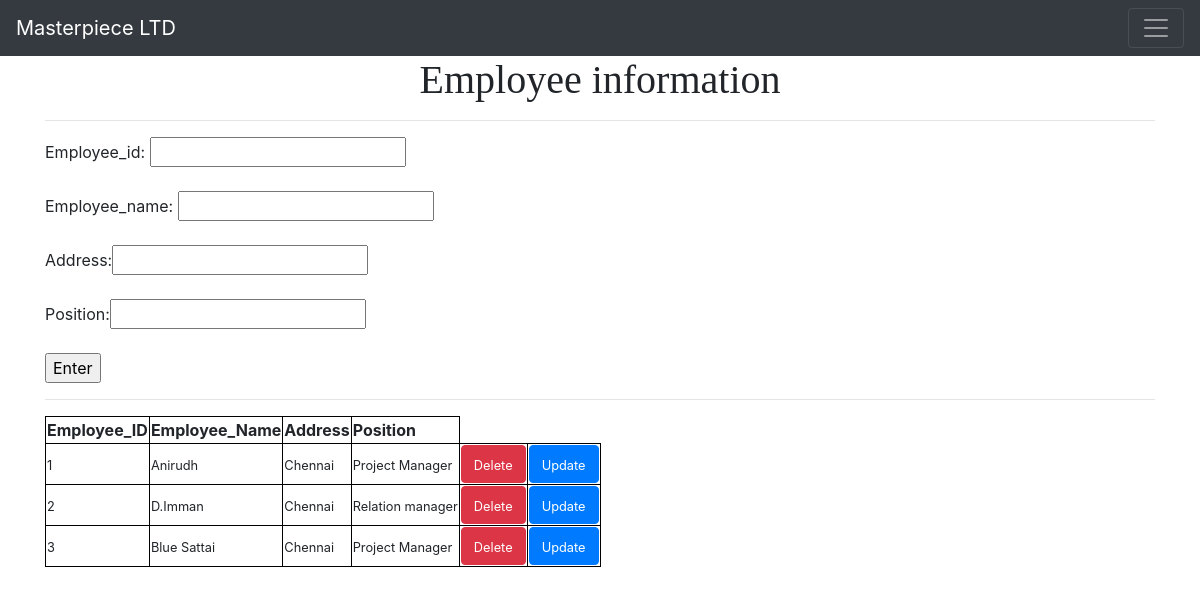
Screenshot of /employee with the database file from the repository.
### app.py (models this page shows, shortened)
class employee(db.Model):
    emp_ID=db.Column(db.Integer , primary_key=True)
    emp_name=db.Column(db.String(200) , nullable=False)
    Address=db.Column(db.Text , nullable=False)
    Position=db.Column(db.Integer , nullable=False)

### app.py (the view)
@app.route('/employee',methods=['GET','POST'])
def Employee():
    if request.method=='POST':
        id=request.form['e_id']
        e_name=request.form['name']
        e_add=request.form['address']
        pos=request.form['pos']
        post=employee(emp_ID=id,emp_name=e_name,Address=e_add,Position=pos)
        db.session.add(post)
        db.session.commit()
        return redirect('/employee')
    else:
        all_posts= employee.query.all()
        return render_template('employee.html',posts=all_posts)

### templates/employee.html (shortened to what this page needs)
{% extends 'template.html' %}
{%block body%}
    <h1>Employee information</h1>
    <hr>
    <form action='/employee' method='POST'>
        Employee_id: <input type='number' name="e_id" id="e_id">
        <br>
        <br>
        Employee_name: <input type="text" name="name" id="name">
        <br>
        <br>
        Address:<input type="text" name="address" id="address">
        <br>
        <br>
        Position:<input type="text" name="pos" id="pos">
        <br>
        <br>
        <input type="submit" value="Enter">
    </form>
    <hr>
    <table style="border: 100px;">
        <tr>
            <th align="center">Employee_ID</th>
            <th align="center">Employee_Name</th>
            <th align="center">Address</th>
            <th align="center">Position</th>
        </tr>
        {% for post in posts %}
        <tr>
            <td><small>{{post.emp_ID}}</small></td>
            <td><small>{{post.emp_name}}</td>
            <td><small>{{post.Address}}</td>
            <td><small>{{post.Position}}</small></td>
            <td> <a class="btn btn-danger" href='/employee/delete/{{post.emp_ID}}'><small>Delete</small></a></td>
            <td> <a class="btn btn-primary" href='/employee/update/{{post.emp_ID}}'><small>Update</small></a></td>
        </tr>
        {% endfor %}
    </table>
{%endblock%}

### static/css/main.css (style rules this page uses)
h1 { font-family: 'Poppins'; font-size: 30px; text-align: center; }
table, th, td { border: 1px solid black; }

### rows the page displays
employee: emp_ID "1", emp_name "Anirudh", Address "Chennai", Position "Project Manager"
employee: emp_ID "2", emp_name "D.Imman", Address "Chennai", Position "Relation manager"
employee: emp_ID "3", emp_name "Blue Sattai", Address "Chennai", Position "Project Manager"
